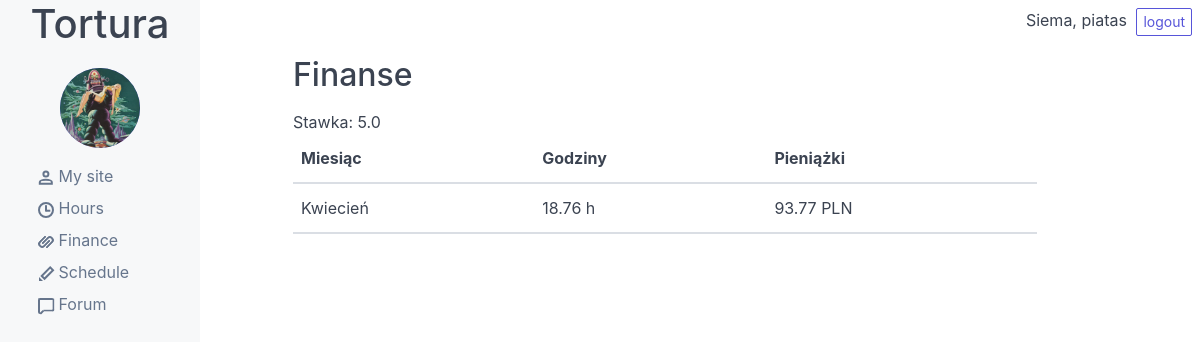
Screenshot of /finance/ (signed in) with the database file from the repository.
### articles/models.py (models this page shows, shortened)
class Profile(models.Model):
    user = models.OneToOneField(User, null=True, on_delete=models.CASCADE)
    image = models.ImageField(default='default.jpg', upload_to='profile_pics')
    rate = models.FloatField(null=True)
    logged = models.BooleanField(default=False)

class Payslip(models.Model):
    user = models.ForeignKey(User, on_delete=models.SET_NULL, null=True)
    month = models.DateField()
    month_hours = models.FloatField()
    month_salary = models.FloatField(null=True)
    objects = PayslipManager()
    class Meta:
        ordering = ['-month']
    def get_month_str(self):
        return date(self.month, 'F')

### articles/views.py (the view)
# urls.py: path('finance/', FinanceView.as_view(), name='finance'),
class FinanceView(LoginRequiredMixin, ListView):
    template_name = 'articles/finance.html'
    model = Payslip

### articles/templates/articles/finance.html
{% extends 'base.html' %}
{% block content %}
<h2>Finanse</h2>
Stawka: {{ request.user.profile.rate }}
{% for instance in object_list %}
    <table class="table table-hover">
        <thead>
            <th>Miesiąc</th>
            <th>Godziny</th>
            <th>Pieniążki</th>
        </thead>
        <tbody>
            <th class="table-font">{{ instance.get_month_str }}</th>
            <th class="table-font">{{ instance.month_hours }} h</th>
            <th class="table-font">{{ instance.month_salary|floatformat:2 }} PLN</th>
        </tbody>
    </table>
{% endfor %}
{% endblock %}

### templates/base.html (shortened to what this page needs)
{% load static %}
<!DOCTYPE html>
<html>
    <head>
        <link rel="stylesheet" href="{% static 'articles/css/spectre.css' %}">
        <link rel="stylesheet" href="{% static 'articles/css/spectre-exp.css' %}">
        <link rel="stylesheet" href="{% static 'articles/css/spectre-icons.css' %}">
        <link rel="stylesheet" href="{% static 'articles/css/style.css' %}">
    </head>
    <body>
        <div class="off-canvas off-canvas-sidebar-show body">
            <div id="sidebar-id" class="off-canvas-sidebar navbar-body">
                <div class="navbar-header">
                    <h1>Tortura</h1>
                    <figure class="avatar avatar-size">
                        <img class="icon icon-file" src="{{ user.profile.image.url }}" />
                    </figure>
                </div>
                <div class="navbar-menu mt-2">
                    <ul class="nav">
                        <li class="nav-item">
                            <a href="{% url 'articles:my-site' %}">
                                <i class="icon icon-people"></i>
                                My site
                            </a>
                        </li>
                        <li class="nav-item">
                            <a href="{% url 'articles:hours' %}">
                                <i class="icon icon-time"></i>
                                Hours
                            </a>
                        </li>
                        <li class="nav-item">
                            <a href="{% url 'articles:finance' %}">
                                <i class="icon icon-link"></i>
                                Finance
                            </a>
                        </li>
                        <li class="nav-item">
                            <a href="{% url 'articles:schedule' %}">
                                <i class="icon icon-edit"></i>
                                Schedule
                            </a>
                        </li>
                        <li class="nav-item">
                            <a href="{% url 'articles:home' %}">
                                <i class="icon icon-message"></i>
                                Forum
                            </a>
                        </li>
                    </ul>
                </div>
            </div>
            <div class="off-canvas-content">
                <header>
                    <div class="top">
                        <span>Siema, {{ request.user }}</span>
                        <span style="margin-left: 5px">
                            <a class="btn btn-sm" href="{% url 'logout' %}"> logout </a>
                        </span>
                    </div>
                </header>
                <div class="off-canvas content-overflow" style="margin-top: 20px;">
                    <div class="container col-10 col-md-11" style="margin-left: 5px;">
                        {% block content %}
                        {% endblock %}
                    </div>
                </div>
            </div>
        </div>
    </body>
</html>

### articles/static/articles/css/spectre.css (style rules this page uses)
html { font-family: sans-serif; -webkit-text-size-adjust: 100%; -ms-text-size-adjust: 100%; }
body { margin: 0; }
article, aside, footer, header, nav, section { display: block; }
h1 { font-size: 2em; margin: .67em 0; }
figcaption, figure, main { display: block; }
a { background-color: transparent; -webkit-text-decoration-skip: objects; }
img { border-style: none; }
*, *::before, *::after { box-sizing: inherit; }
html { box-sizing: border-box; font-size: 20px; line-height: 1.5; -webkit-tap-highlight-color: transparent; }
body { background: #fff; color: #3b4351; font-family: -apple-system, system-ui, BlinkMacSystemFont, "Segoe UI", Roboto, "Helvetica Neue", sans-serif; font-size: .8rem; overflow-x: hidden; text-rendering: optimizeLegibility; }
a { color: #5755d9; outline: none; text-decoration: none; }
h1, h2, h3, h4, h5, h6 { color: inherit; font-weight: 500; line-height: 1.2; margin-bottom: .5em; margin-top: 0; }
h1, .h1 { font-size: 2rem; }
h2, .h2 { font-size: 1.6rem; }
a, ins, u { -webkit-text-decoration-skip: ink edges; text-decoration-skip: ink edges; }
ul, ol { margin: .8rem 0 .8rem .8rem; padding: 0; }
ul li, ol li { margin-top: .4rem; }
ul { list-style: disc inside; }
.table { border-collapse: collapse; border-spacing: 0; text-align: left; width: 100%; }
.table td, .table th { border-bottom: .05rem solid #dadee4; padding: .6rem .4rem; }
.table th { border-bottom-width: .1rem; }
.btn { -webkit-appearance: none; -moz-appearance: none; appearance: none; background: #fff; border: .05rem solid #5755d9; border-radius: .1rem; color: #5755d9; cursor: pointer; display: inline-block; font-size: .8rem; height: 1.8rem; line-height: 1.2rem; outline: none; padding: .25rem .4rem; text-align: center; text-decoration: none; transition: background .2s, border .2s, box-shadow .2s, color .2s; -webkit-user-select: none; -moz-user-select: none; -ms-user-select: none; user-select: none; vertical-align: middle; white-space: nowrap; }
.btn.btn-sm { font-size: .7rem; height: 1.4rem; padding: .05rem .3rem; }
.container { margin-left: auto; margin-right: auto; padding-left: .4rem; padding-right: .4rem; width: 100%; }
.col-10 { width: 83.33333333%; }
.avatar { background: #5755d9; border-radius: 50%; color: rgba(255, 255, 255, .85); display: inline-block; font-size: .8rem; font-weight: 300; height: 1.6rem; line-height: 1.25; margin: 0; position: relative; vertical-align: middle; width: 1.6rem; }
.avatar img { border-radius: 50%; height: 100%; position: relative; width: 100%; z-index: 1; }
.nav { display: -ms-flexbox; display: flex; -ms-flex-direction: column; flex-direction: column; list-style: none; margin: .2rem 0; }
.nav .nav-item a { color: #66758c; padding: .2rem .4rem; text-decoration: none; }
.mt-2 { margin-top: .4rem !important; }

### articles/static/articles/css/spectre-exp.css (style rules this page uses)
.off-canvas { display: -ms-flexbox; display: flex; -ms-flex-flow: nowrap; flex-flow: nowrap; height: 100%; position: relative; width: 100%; }
.off-canvas .off-canvas-sidebar { background: #f7f8f9; bottom: 0; left: 0; min-width: 10rem; overflow-y: auto; position: fixed; top: 0; transform: translateX(-100%); transition: transform .25s; z-index: 200; }
.off-canvas .off-canvas-content { -ms-flex: 1 1 auto; flex: 1 1 auto; height: 100%; padding: .4rem .4rem .4rem 4rem; }
@media (min-width: 960px) { .off-canvas.off-canvas-sidebar-show .off-canvas-sidebar { -ms-flex: 0 0 auto; flex: 0 0 auto; position: relative; transform: none; } }

### articles/static/articles/css/style.css (style rules this page uses)
.table-font { font-weight: normal; }
.navbar-menu { margin-left: 30px; }
.navbar-header { text-align: center; }
.navbar-body { min-height: 100vh; }
.content-overflow { overflow: auto; height: 90vh; }
.body { overflow: hidden; height: 100vh; }
.top { text-align: right; }
.avatar-size { height: 4rem; width: 4rem; }
@media (min-width: 760px) { .off-canvas.off-canvas-sidebar-show .off-canvas-sidebar { -ms-flex: 0 0 auto; flex: 0 0 auto; position: relative; transform: none; } }

### rows the page displays
Payslip: get_month_str "Kwiecień", month_hours "18.76", month_salary "93.77"

### other values shown
{{ request.user }} "piatas"
{{ request.user.profile.rate }} "5.0"
